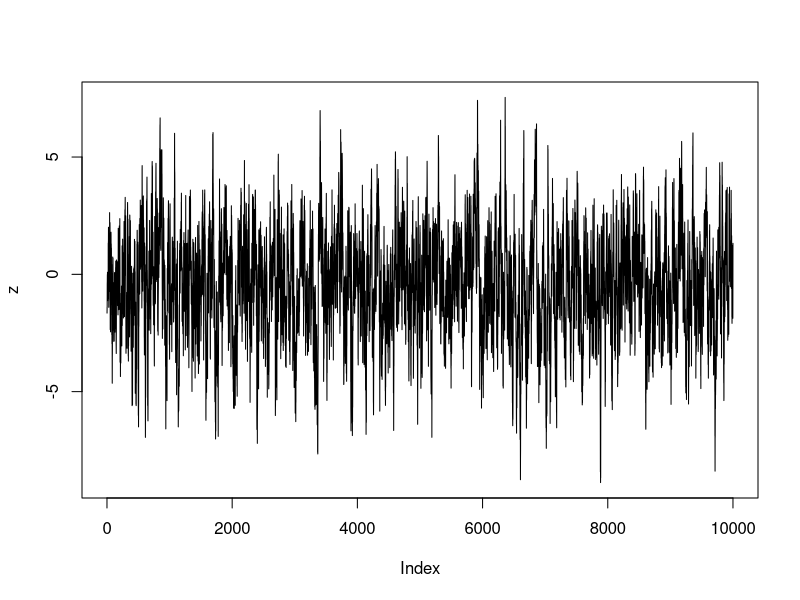

Source code (R):
## ---- chunk 1
set.seed(100)

# True parameters
mu <- -0.5
rho <- 0.9
sigma <- 1.0
## ---- chunk 2
periods <- 10000
z <- double(periods)
## ---- chunk 3
z[1] <- rnorm(1, mean = mu, sd = sigma / sqrt(1 - rho^2))
## ---- chunk 4
eps <- rnorm(9999)
for (i in 2:periods) {
  z[i] <- mu + rho * (z[i - 1] - mu) + eps[i - 1]
}
## ---- chunk 5
plot(z, type = "l")
## ---- chunk 6
cat("True mean: ", round(mu, 2), 
    "\nSample mean: ", round(mean(z), 2))
cat("True sd: ", round(sigma / sqrt(1 - rho^2), 2), 
    "\nSample sd: ", round(sd(z), 2))
## ---- chunk 7
logl <- function(theta, data) {
  mu <- theta[1]
  rho <- theta[2]
  sigma <- theta[3]
  periods <- length(data)
  sum(-dnorm(data[2:periods], 
             mean = mu + rho * (data[1:(periods - 1)] - mu), 
             sd = sigma, log = TRUE))
}
## ---- chunk 8
theta1 <- c(0.1, 0.1, 0.1)
out <- nlm(logl, theta1, data = z)
## ---- chunk 9
cat("True mu: ", mu, 
    "\nMLE mu: ", round(out$estimate[1], 2))
cat("True rho: ", rho, 
    "\nMLE rho: ", round(out$estimate[2], 2))
cat("True sigma: ", sigma,
    "\nMLE sigma: ", round(out$estimate[3], 2))
